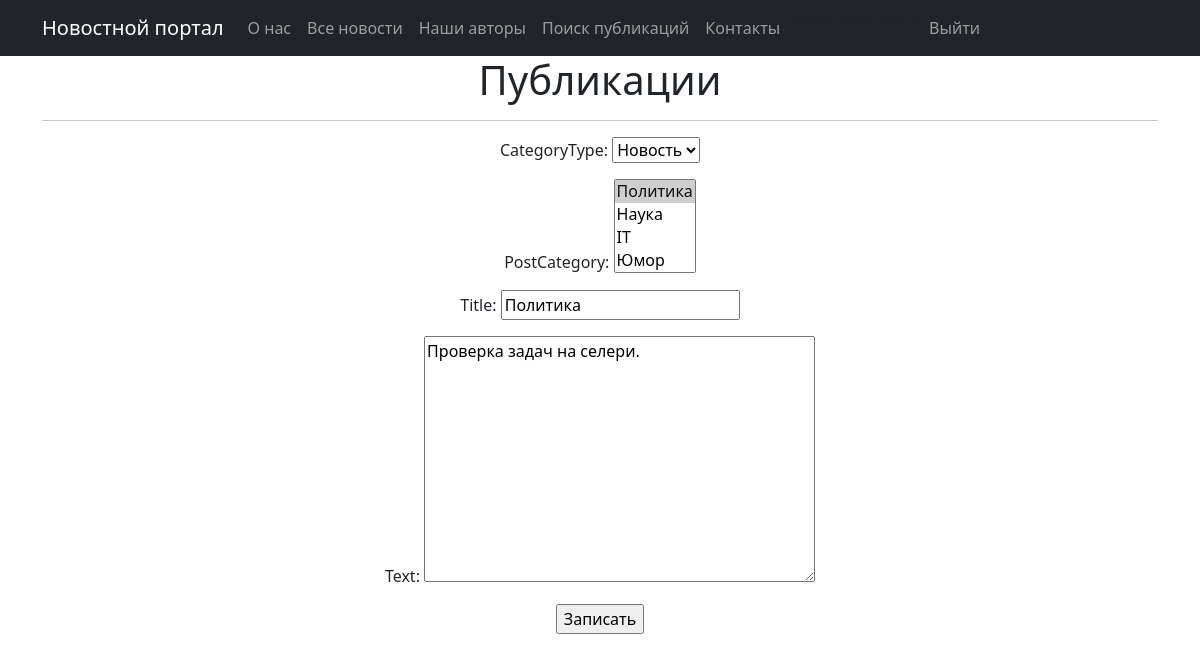
The app's page /news/39/update/ (signed in), older data.
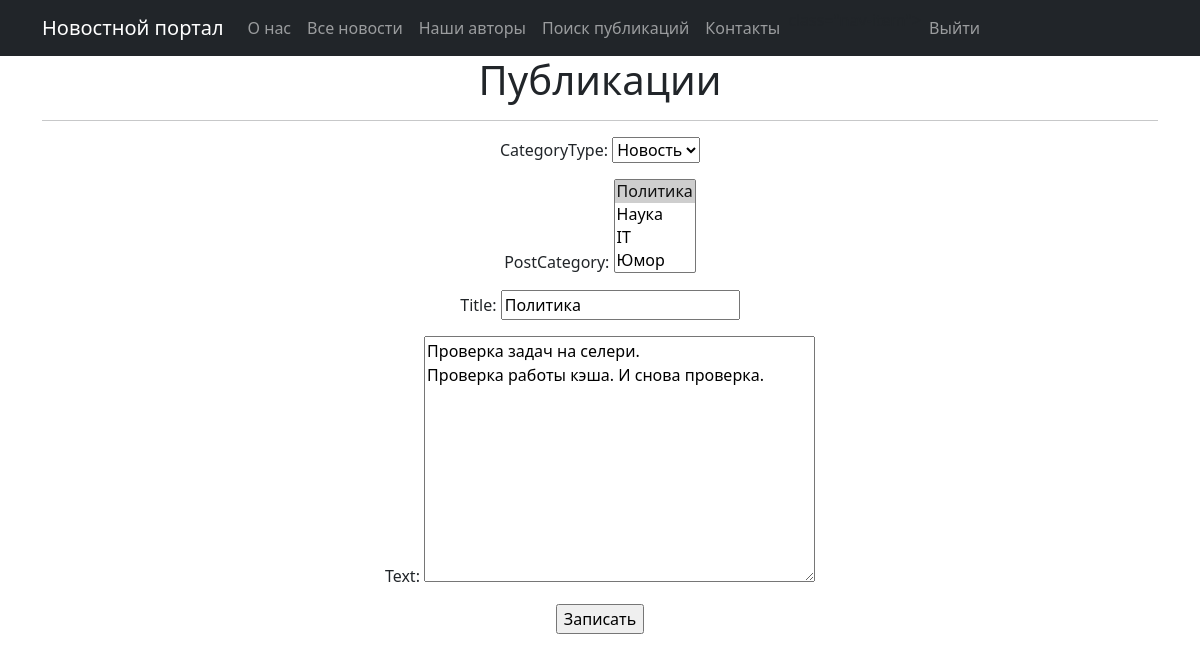
The same page, newer data.
### news/models.py (models this page shows, shortened)
class Post(models.Model):
    author = models.ForeignKey(Author, on_delete=models.CASCADE)
    NEWS = 'NW'
    ARTICLE = 'AR'
    CATEGORY_CHOICES = (
        (NEWS, 'Новость'),
        (ARTICLE, 'Статья')
    )
    categoryType = models.CharField(max_length=2, choices=CATEGORY_CHOICES, default=ARTICLE)
    dateCreation = models.DateTimeField(auto_now_add=True)
    postCategory = models.ManyToManyField(Category, through='PostCategory')
    title = models.CharField(max_length=128)
    text = models.TextField()
    rating = models.SmallIntegerField(default=0)

### news/views.py (the view)
# urls.py: path('<int:pk>/update/', PostUpdate.as_view(), name='post_update'),
class PostUpdate(PermissionRequiredMixin, UpdateView):
    permission_required = ('news.change_post',)
    form_class = PostForm
    model = Post
    template_name = 'news_edit.html'

### news/forms.py (shortened to what this page needs)
class PostForm(forms.ModelForm):
    class Meta:
        model = Post
        fields = [
            'categoryType',
            'postCategory',
            'title',
            'text',
        ]

### news/models.py (called while the page is built)
    def __str__(self):
        return f'{self.name}'

### templates/news_edit.html (shortened to what this page needs)
{% extends 'flatpages/default.html' %}
{% block content %}
<h1>Публикации</h1>
<hr>
<form action="" method="post">
    {{ form.as_p }}
    {% if perms.news.add_post %}
    <input type="submit" value="Записать">
    {% endif %}
</form>
{% endblock content %}

Row changes from the older to the newer data that the page shows:
changed Post "Новость": text "Проверка задач на селери." → "Проверка задач на селери. Проверка работы кэша. И снова проверка."
